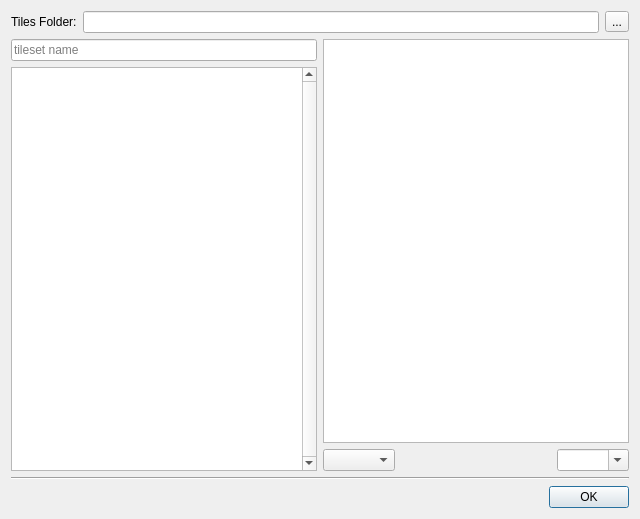
<?xml version="1.0" encoding="UTF-8"?>
<ui version="4.0">
 <class>TileMetaInfoDialog</class>
 <widget class="QDialog" name="TileMetaInfoDialog">
  <property name="geometry">
   <rect>
    <x>0</x>
    <y>0</y>
    <width>640</width>
    <height>519</height>
   </rect>
  </property>
  <property name="windowTitle">
   <string>Tilesets</string>
  </property>
  <layout class="QGridLayout" name="gridLayout">
   <item row="0" column="0">
    <layout class="QHBoxLayout" name="horizontalLayout_2">
     <item>
      <widget class="QLabel" name="label">
       <property name="text">
        <string>Tiles Folder:</string>
       </property>
      </widget>
     </item>
     <item>
      <widget class="QLineEdit" name="editTiles">
       <property name="readOnly">
        <bool>true</bool>
       </property>
      </widget>
     </item>
     <item>
      <widget class="QToolButton" name="browseTiles">
       <property name="text">
        <string>...</string>
       </property>
      </widget>
     </item>
    </layout>
   </item>
   <item row="1" column="0">
    <layout class="QHBoxLayout" name="horizontalLayout_XXX">
     <item>
      <layout class="QVBoxLayout" name="tilesetLayout">
       <item>
        <widget class="QLineEdit" name="filterEdit">
         <property name="placeholderText">
          <string>tileset name</string>
         </property>
         <property name="clearButtonEnabled">
          <bool>true</bool>
         </property>
        </widget>
       </item>
       <item>
        <widget class="QListWidget" name="tilesets">
         <property name="sizePolicy">
          <sizepolicy hsizetype="Preferred" vsizetype="Expanding">
           <horstretch>0</horstretch>
           <verstretch>0</verstretch>
          </sizepolicy>
         </property>
         <property name="verticalScrollBarPolicy">
          <enum>Qt::ScrollBarAlwaysOn</enum>
         </property>
         <property name="sizeAdjustPolicy">
          <enum>QAbstractScrollArea::AdjustToContents</enum>
         </property>
         <property name="iconSize">
          <size>
           <width>16</width>
           <height>16</height>
          </size>
         </property>
         <property name="resizeMode">
          <enum>QListView::Adjust</enum>
         </property>
         <property name="viewMode">
          <enum>QListView::ListMode</enum>
         </property>
         <property name="sortingEnabled">
          <bool>true</bool>
         </property>
        </widget>
       </item>
       <item>
        <layout class="QHBoxLayout" name="toolBarLayout"/>
       </item>
      </layout>
     </item>
     <item>
      <layout class="QVBoxLayout" name="tilesLayout">
       <item>
        <widget class="Tiled::Internal::MixedTilesetView" name="tiles"/>
       </item>
       <item>
        <layout class="QHBoxLayout" name="horizontalLayout_3">
         <item>
          <widget class="QComboBox" name="enums"/>
         </item>
         <item>
          <spacer name="horizontalSpacer_2">
           <property name="orientation">
            <enum>Qt::Horizontal</enum>
           </property>
           <property name="sizeHint" stdset="0">
            <size>
             <width>40</width>
             <height>20</height>
            </size>
           </property>
          </spacer>
         </item>
         <item>
          <widget class="QComboBox" name="scaleComboBox">
           <property name="editable">
            <bool>true</bool>
           </property>
          </widget>
         </item>
        </layout>
       </item>
      </layout>
     </item>
    </layout>
   </item>
   <item row="2" column="0">
    <widget class="Line" name="line">
     <property name="orientation">
      <enum>Qt::Horizontal</enum>
     </property>
    </widget>
   </item>
   <item row="3" column="0">
    <layout class="QHBoxLayout" name="horizontalLayout_5">
     <item>
      <layout class="QHBoxLayout" name="undoRedoLayout"/>
     </item>
     <item>
      <widget class="QDialogButtonBox" name="buttonBox">
       <property name="orientation">
        <enum>Qt::Horizontal</enum>
       </property>
       <property name="standardButtons">
        <set>QDialogButtonBox::Ok</set>
       </property>
      </widget>
     </item>
    </layout>
   </item>
  </layout>
  <action name="actionAdd">
   <property name="icon">
    <iconset resource="tiled.qrc">
     <normaloff>:/images/16x16/document-new.png</normaloff>:/images/16x16/document-new.png</iconset>
   </property>
   <property name="text">
    <string>Add Tilesets</string>
   </property>
   <property name="toolTip">
    <string>Add tilesets</string>
   </property>
  </action>
  <action name="actionRemove">
   <property name="icon">
    <iconset resource="tiled.qrc">
     <normaloff>:/images/16x16/edit-delete.png</normaloff>:/images/16x16/edit-delete.png</iconset>
   </property>
   <property name="text">
    <string>Remove</string>
   </property>
   <property name="toolTip">
    <string>Remove selected tileset</string>
   </property>
  </action>
  <action name="actionAddToMap">
   <property name="icon">
    <iconset resource="tiled.qrc">
     <normaloff>:/images/22x22/add.png</normaloff>:/images/22x22/add.png</iconset>
   </property>
   <property name="text">
    <string>Add tilesets to current map</string>
   </property>
  </action>
 </widget>
 <customwidgets>
  <customwidget>
   <class>Tiled::Internal::MixedTilesetView</class>
   <extends>QTableView</extends>
   <header>BuildingEditor/mixedtilesetview.h</header>
  </customwidget>
 </customwidgets>
 <resources>
  <include location="tiled.qrc"/>
 </resources>
 <connections>
  <connection>
   <sender>buttonBox</sender>
   <signal>accepted()</signal>
   <receiver>TileMetaInfoDialog</receiver>
   <slot>accept()</slot>
   <hints>
    <hint type="sourcelabel">
     <x>248</x>
     <y>254</y>
    </hint>
    <hint type="destinationlabel">
     <x>157</x>
     <y>274</y>
    </hint>
   </hints>
  </connection>
  <connection>
   <sender>buttonBox</sender>
   <signal>rejected()</signal>
   <receiver>TileMetaInfoDialog</receiver>
   <slot>reject()</slot>
   <hints>
    <hint type="sourcelabel">
     <x>316</x>
     <y>260</y>
    </hint>
    <hint type="destinationlabel">
     <x>286</x>
     <y>274</y>
    </hint>
   </hints>
  </connection>
 </connections>
</ui>
